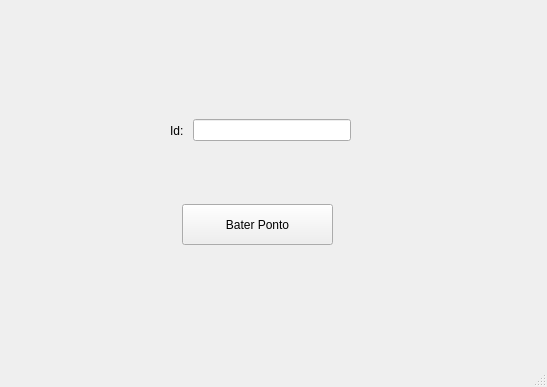
<?xml version="1.0" encoding="UTF-8"?>
<ui version="4.0">
 <class>MainWindow</class>
 <widget class="QMainWindow" name="MainWindow">
  <property name="geometry">
   <rect>
    <x>0</x>
    <y>0</y>
    <width>547</width>
    <height>387</height>
   </rect>
  </property>
  <property name="windowTitle">
   <string>MainWindow</string>
  </property>
  <widget class="QWidget" name="centralwidget">
   <widget class="QPushButton" name="pushButton">
    <property name="geometry">
     <rect>
      <x>182</x>
      <y>204</y>
      <width>151</width>
      <height>41</height>
     </rect>
    </property>
    <property name="text">
     <string>Bater Ponto</string>
    </property>
   </widget>
   <widget class="QWidget" name="">
    <property name="geometry">
     <rect>
      <x>170</x>
      <y>110</y>
      <width>181</width>
      <height>41</height>
     </rect>
    </property>
    <layout class="QHBoxLayout" name="horizontalLayout">
     <item>
      <widget class="QLabel" name="label">
       <property name="text">
        <string>Id: </string>
       </property>
      </widget>
     </item>
     <item>
      <widget class="QLineEdit" name="lineEdit"/>
     </item>
    </layout>
   </widget>
  </widget>
  <widget class="QMenuBar" name="menubar">
   <property name="geometry">
    <rect>
     <x>0</x>
     <y>0</y>
     <width>547</width>
     <height>21</height>
    </rect>
   </property>
  </widget>
  <widget class="QStatusBar" name="statusbar"/>
 </widget>
 <resources/>
 <connections/>
</ui>
